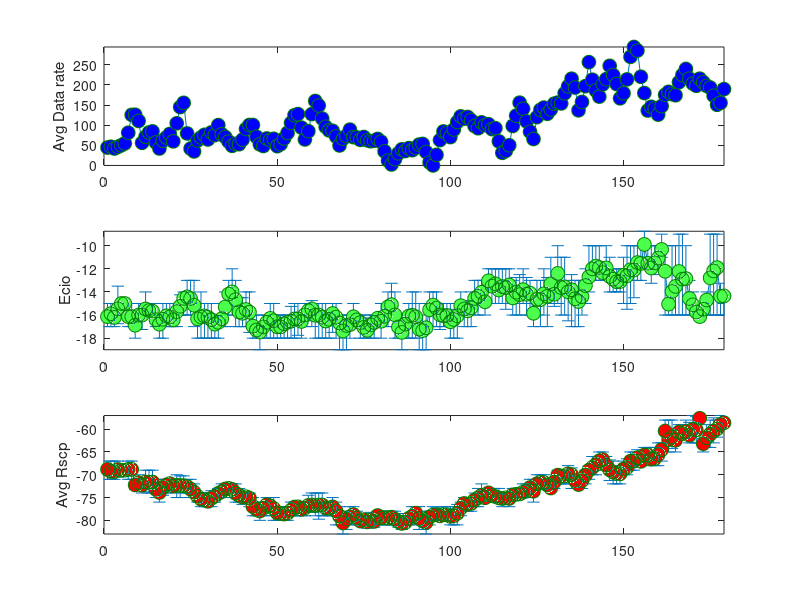
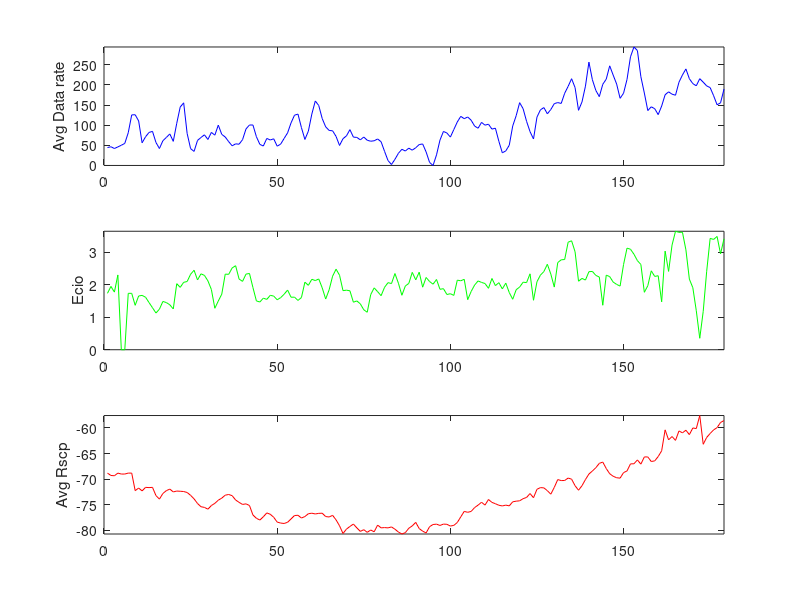

The MATLAB script that drew these images, in order: (Note: this script raises an error after producing the figures.)
clear;
clc;
[X(:,1),X(:,2),time1]=textread('201501191324_download.txt','%f%f%s','headerlines',0);
[D(:,1),D(:,2),time2]=textread('20150119132413_parse.txt','%f%f%s','headerlines',0);

start_time1=str2double(time1{1}(1:2))*60*60+str2double(time1{1}(4:5))*60+str2double(time1{1}(7:8));
start_time2=str2double(time2{1}(1:2))*60*60+str2double(time2{1}(4:5))*60+str2double(time2{1}(7:8));
finish_time1=str2double(time1{size(time1,1)}(1:2))*60*60+str2double(time1{size(time1,1)}(4:5))*60+str2double(time1{size(time1,1)}(7:8));
finish_time2=str2double(time2{size(time2,1)}(1:2))*60*60+str2double(time2{size(time2,1)}(4:5))*60+str2double(time2{size(time2,1)}(7:8));
% start time alligenmnet
if start_time1 > start_time2
    id=1;
    for i=1:size(D,1)
        temp_time=str2double(time2{i}(1:2))*60*60+str2double(time2{i}(4:5))*60+str2double(time2{i}(7:8));
        if temp_time >= start_time1
            Temp(id,:)=D(i,:);
            Temp_time(:,id) = time2(i);
            id=id+1;
        end
    end
    D=Temp;
    time2=Temp_time;
else
    id=1;
    for i=1:size(X,1)
        temp_time=str2double(time1{i}(1:2))*60*60+str2double(time1{i}(4:5))*60+str2double(time1{i}(7:8));
        if temp_time >= start_time2
            Temp(id,:)=X(i,:);
            Temp_time(id,:) = time1(i);
            id=id+1;
        end
    end
    X=Temp;
    time1=Temp_time;
end
clear Temp Temp_time;
% finish time alligenmnet
if finish_time1 > finish_time2
    id=1;
    for i=1:size(X,1)
        temp_time=str2double(time1{i}(1:2))*60*60+str2double(time1{i}(4:5))*60+str2double(time1{i}(7:8));
        if temp_time <= finish_time2
            Temp(id,:)=X(i,:);
            Temp_time(id,:) = time1(i);
            id=id+1;
        end
    end   
    X=Temp;
    time1=Temp_time;
else
    id=1;
    for i=1:size(D,1)
        temp_time=str2double(time2{i}(1:2))*60*60+str2double(time2{i}(4:5))*60+str2double(time2{i}(7:8));
        if temp_time <= finish_time1
            Temp(id,:)=D(i,:);
            Temp_time(:,id) = time2(i);
            id=id+1;
        end
    end
    D=Temp;
    time2=Temp_time;
end                
start_time=str2double(time1{1}(1:2))*60*60+str2double(time1{1}(4:5))*60+str2double(time1{1}(7:8));
finish_time=str2double(time1{size(time1,1)}(1:2))*60*60+str2double(time1{size(time1,1)}(4:5))*60+str2double(time1{size(time1,1)}(7:8));
seconds=finish_time-start_time;
% moving average 
window_size=3;
window_time=start_time;
Avg=[];
for j=1:seconds-window_size+1
    k=1;
    temp_sum=0;
    temp_avg=0;
    num=0;
    while(true)
      if str2double(time1{k}(1:2))*60*60+str2double(time1{k}(4:5))*60+str2double(time1{k}(7:8)) >= window_time+window_size 
          Avg=[Avg temp_sum/num];
          temp_sum=0;
          num=0;
          break;
      elseif str2double(time1{k}(1:2))*60*60+str2double(time1{k}(4:5))*60+str2double(time1{k}(7:8)) >= window_time
         temp_sum=temp_sum+X(k,1);
         k=k+1;
         num=num+1;
      else
         k=k+1;
      end    
    end
    window_time=window_time+1;
end
%label genearation    
Y=[];
for j=2:size(Avg,2)
    if Avg(j)>Avg(j-1)
        Y(j-1)=+1;
    else    
        Y(j-1)=-1;
    end    
end   
%RSCP ECIO
Avg_Ecio=[];
Std_Ecio=[];
Max_Ecio=[];
Min_Ecio=[];
Q1_Ecio=[];
Q3_Ecio=[];
Avg_Rscp=[];
Std_Rscp=[];
Max_Rscp=[];
Min_Rscp=[];
Q1_Rscp=[];
Q3_Rscp=[];
temp_value1=[];
temp_value2=[];
window_time=start_time;
for j=1:seconds-window_size+1
    k=1;
    temp_value1=[];
    temp_value2=[];
    while(true)
      if str2double(time2{k}(1:2))*60*60+str2double(time2{k}(4:5))*60+str2double(time2{k}(7:8)) >= window_time+window_size 
          if size(temp_value1,2) ~= 0
            Q1_Ecio=[Q1_Ecio prctile(temp_value1,25)];
            Q3_Ecio=[Q3_Ecio prctile(temp_value1,75)];
            Avg_Ecio=[Avg_Ecio mean(temp_value1)];
            Std_Ecio=[Std_Ecio std(temp_value1)];
            Max_Ecio=[Max_Ecio max(temp_value1)];
            Min_Ecio=[Min_Ecio min(temp_value1)];
          else
            Q1_Ecio=[Q1_Ecio Q1_Ecio(size(Q1_Ecio,1))];  
            Q3_Ecio=[Q3_Ecio Q3_Ecio(size(Q3_Ecio,1))];   
            Avg_Ecio=[Avg_Ecio Avg_Ecio(size(Avg_Ecio,1))];  
            Std_Ecio=[Std_Ecio Std_Ecio(size(Std_Ecio,1))];
            Max_Ecio=[Max_Ecio Max_Ecio(size(Max_Ecio,1))];
            Min_Ecio=[Min_Ecio Min_Ecio(size(Min_Ecio,1))];
          end
          if size(temp_value2,2) ~= 0
            Q1_Rscp=[Q1_Rscp prctile(temp_value2,25)];
            Q3_Rscp=[Q3_Rscp prctile(temp_value2,75)];
            Avg_Rscp=[Avg_Rscp mean(temp_value2)];  
            Std_Rscp=[Std_Rscp std(temp_value2)];
            Max_Rscp=[Max_Rscp max(temp_value2)];
            Min_Rscp=[Min_Rscp min(temp_value2)];
          else
            Q1_Rscp=[Q1_Rscp Q1_Rscp(size(Q1_Rscp,1))];  
            Q3_Rscp=[Q3_Rscp Q3_Rscp(size(Q3_Rscp,1))];
            Avg_Rscp=[Avg_Rscp Avg_Rscp(size(Avg_Rscp,1))];  
            Std_Rscp=[Std_Rscp Std_Rscp(size(Std_Rscp,1))];
            Max_Rscp=[Max_Rscp Max_Rscp(size(Max_Rscp,1))];
            Min_Rscp=[Min_Rscp Min_Rscp(size(Min_Rscp,1))];
          end
          break;
      elseif str2double(time2{k}(1:2))*60*60+str2double(time2{k}(4:5))*60+str2double(time2{k}(7:8)) >= window_time
         temp_value1=[temp_value1 D(k,1)];
         temp_value2=[temp_value2 D(k,2)];
         k=k+1;
      else
         k=k+1;
      end    
    end
    window_time=window_time+1;
end
Data(1,:)=Avg(1,2:size(Avg,2));
Data(2,:)=Max_Ecio(1,2:size(Max_Ecio,2));
Data(3,:)=Min_Ecio(1,2:size(Min_Ecio,2));
Data(4,:)=Std_Ecio(1,2:size(Std_Ecio,2));
Data(5,:)=Max_Rscp(1,2:size(Max_Rscp,2));
Data(6,:)=Std_Rscp(1,2:size(Std_Rscp,2));
figure(1);
subplot(3,1,1);
k=plot(Avg,'o-');
set(k, 'MarkerSize', 10, 'MarkerFaceColor', 'b', ...
    'MarkerEdgeColor', [0 .5 0]);
axis([0,size(Avg,2),-inf,inf]);
ylabel('Avg Data rate');
subplot(3,1,2);
h=errorbar(1:size(Avg_Ecio,2),Avg_Ecio,Avg_Ecio-Q1_Ecio,Q3_Ecio-Avg_Ecio,'o-');
set(h, 'MarkerSize', 10, 'MarkerFaceColor', [.3 1 .3], ...
    'MarkerEdgeColor', [0 .5 0]);
axis([0,size(Avg_Ecio,2),-inf,inf]);
ylabel('Ecio');
subplot(3,1,3);
g=errorbar(1:size(Avg_Rscp,2),Avg_Rscp,Avg_Rscp-Q1_Rscp,Q3_Rscp-Avg_Rscp,'o-');
set(g, 'MarkerSize', 10, 'MarkerFaceColor', 'r', ...
    'MarkerEdgeColor', [0 .5 0]);
axis([0,size(Avg_Rscp,2),-inf,inf]);
ylabel('Avg Rscp');

figure(2);
subplot(3,1,1);
plot(Avg,'b');
axis([0,size(Avg,2),-inf,inf]);
ylabel('Avg Data rate');
subplot(3,1,2);
plot(Std_Ecio,'g');
axis([0,size(Std_Ecio,2),-inf,inf]);
ylabel('Ecio');
subplot(3,1,3);
plot(Avg_Rscp,'r')
axis([0,size(Avg_Rscp,2),-inf,inf]);
ylabel('Avg Rscp');

% file output
file_path=cd;
fid = fopen([cd,'\out.txt'], 'w');
for i=1:size(Data,2)
    for j=1:size(Data,1)
        fprintf(fid, '%f',Data(j,i));
        fprintf(fid,' ');
    end
    fprintf(fid,'\n');
end
fclose(fid);







